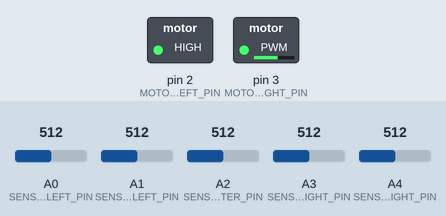
Recording of a sketch running on a simulated Arduino Uno, built with avr-gcc and run on an emulated ATmega328P. Shown: switched loads named in the sketch (green lamp = pin HIGH). The inputs (shaded band) are chosen by the test bench; at power-on: A0 (SENSOR_LEFT_PIN) = 512, A1 (SENSOR_CENTER_LEFT_PIN) = 512, A2 (SENSOR_CENTER_PIN) = 512, A3 (SENSOR_CENTER_RIGHT_PIN) = 512, A4 (SENSOR_RIGHT_PIN) = 512.

Above: at 1.2 s.
1.3 s: A0 (SENSOR_LEFT_PIN) set to 517
At 1.9 s:
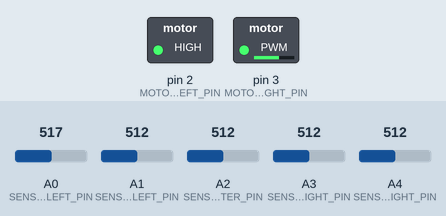
4.3 s: A1 (SENSOR_CENTER_LEFT_PIN) set to 506
7.3 s: A2 (SENSOR_CENTER_PIN) set to 501
10.3 s: A3 (SENSOR_CENTER_RIGHT_PIN) set to 716
At 11.3 s:
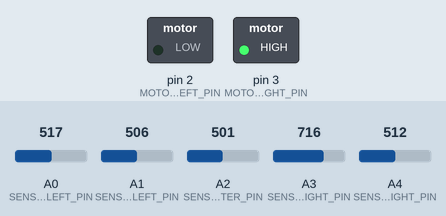
12.2 s: A4 (SENSOR_RIGHT_PIN) set to 30
At 13.8 s:
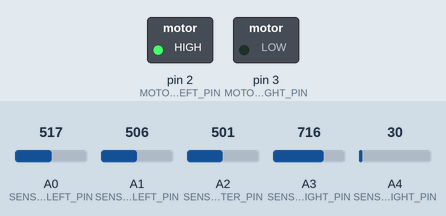
14.9 s: A0 (SENSOR_LEFT_PIN) set to 992
At 17.52 s:
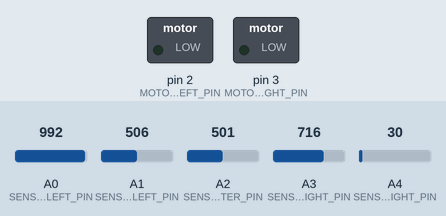
Timing chart, 0 to 18.9 s (numbered marks = the images above; inputs shaded):
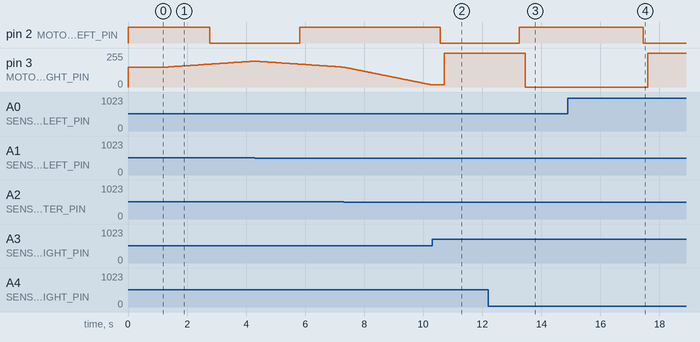

Measured:
- after the input at 1.3 s, pin 2 (MOTOR_LEFT_PIN): HIGH → LOW after 1.5 s; pin 3 (MOTOR_RIGHT_PIN): moves from 150/255 to 194/255 over 2.9 s, starting after 0.06 s
- after the input at 4.3 s, pin 2 (MOTOR_LEFT_PIN): LOW → HIGH after 1.5 s
- after the input at 10.3 s, pin 2 (MOTOR_LEFT_PIN): HIGH → LOW after 0.27 s
- after the input at 12.2 s, pin 2 (MOTOR_LEFT_PIN): LOW → HIGH after 1.1 s; pin 3 (MOTOR_RIGHT_PIN): 255/255 → 0/255 after 1.3 s
- after the input at 14.9 s, pin 2 (MOTOR_LEFT_PIN): HIGH → LOW after 2.6 s; pin 3 (MOTOR_RIGHT_PIN): 0/255 → 255/255 after 2.7 s

The sketch:

main.ino
```cpp
// Motor pin definitions
#define MOTOR_LEFT_PIN 2
#define MOTOR_RIGHT_PIN 3

// Sensor pin definitions
#define SENSOR_LEFT_PIN A0
#define SENSOR_CENTER_LEFT_PIN A1
#define SENSOR_CENTER_PIN A2
#define SENSOR_CENTER_RIGHT_PIN A3
#define SENSOR_RIGHT_PIN A4

// PID constants
#define KP 0.1 // Proportional gain
#define KI 0.01 // Integral gain
#define KD 0.05 // Derivative gain

// Setpoint (desired position)
#define SETPOINT 512 // Middle of the sensor range

// Motor speed limits
#define MIN_SPEED 0
#define MAX_SPEED 255

// PID variables
double errorSum = 0; // Integral of the error
int lastError = 0; // Previous error
int baseSpeed = 150; // Base speed for both motors

void setup() {
  // Set motor pins as output
  pinMode(MOTOR_LEFT_PIN, OUTPUT);
  pinMode(MOTOR_RIGHT_PIN, OUTPUT);

  // Set sensor pins as input
  pinMode(SENSOR_LEFT_PIN, INPUT);
  pinMode(SENSOR_CENTER_LEFT_PIN, INPUT);
  pinMode(SENSOR_CENTER_PIN, INPUT);
  pinMode(SENSOR_CENTER_RIGHT_PIN, INPUT);
  pinMode(SENSOR_RIGHT_PIN, INPUT);
}

void loop() {
  // Read sensor values
  int sensorLeft = analogRead(SENSOR_LEFT_PIN);
  int sensorCenterLeft = analogRead(SENSOR_CENTER_LEFT_PIN);
  int sensorCenter = analogRead(SENSOR_CENTER_PIN);
  int sensorCenterRight = analogRead(SENSOR_CENTER_RIGHT_PIN);
  int sensorRight = analogRead(SENSOR_RIGHT_PIN);

  // Calculate error
  int error = SETPOINT - (sensorLeft + sensorCenterLeft + sensorCenter + sensorCenterRight + sensorRight) / 5;

  // Calculate PID terms
  double proportional = KP * error;
  errorSum += error;
  double integral = KI * errorSum;
  double derivative = KD * (error - lastError);
  lastError = error;

  // Calculate motor speeds
  int leftSpeed = baseSpeed + proportional + integral + derivative;
  int rightSpeed = baseSpeed - proportional - integral - derivative;

  // Apply speed limits
  leftSpeed = constrain(leftSpeed, MIN_SPEED, MAX_SPEED);
  rightSpeed = constrain(rightSpeed, MIN_SPEED, MAX_SPEED);

  // Apply motor speeds
  analogWrite(MOTOR_LEFT_PIN, leftSpeed);
  analogWrite(MOTOR_RIGHT_PIN, rightSpeed);
}
```
